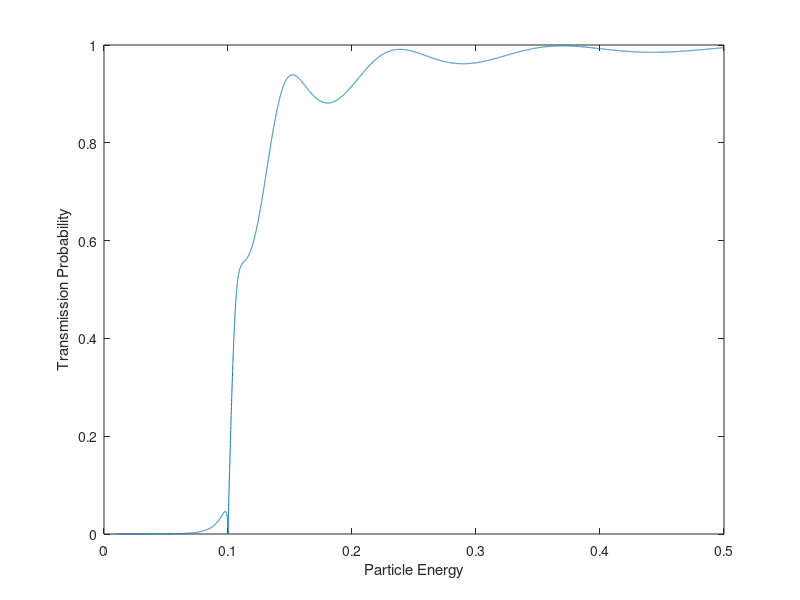

Source code (MATLAB):
clear
%Constants-----------------------------------------------------------------
h_bar = 1;
dx = 15;
%Particle------------------------------------------------------------------
E = linspace(0.01,0.5,15000);
m = 1;
%Barrier-------------------------------------------------------------------
Vx = [0,0.1,0];
%Matrix Formation and Calculation
for j = 1:length(E)
   for n = 1:length(Vx)
       k(n) = sqrt(2*m*(E(j)-Vx(n))/h_bar);
       if(n ~= 1)
          %D(n,:,:) = 0.5 * [(1 + k(n)/k(n-1)) (1 - k(n)/k(n-1));(1-k(n)\k(n-1)) (1+k(n)/k(n-1))];
          A = 0.5 * [(1 + k(n)/k(n-1)) (1 - k(n)/k(n-1));(1-k(n)\k(n-1)) (1+k(n)/k(n-1))];
          if(n~=length(Vx))
             %P(n,:,:) = [exp(-1i*k(n)*dx) 0; 0 exp(1i*k(n)*dx)];
             B = [exp(-1i*k(n)*dx) 0; 0 exp(1i*k(n)*dx)];
          end
          if(n == 2)
             Q = A * B;
          elseif(n==length(Vx))
             Q = Q * A;
          else
             Q = Q * A * B;
          end
       end
   end
   AP3 = 1/Q(1,1);
   AP1 = Q(2,1)*AP3;
   
   T(j) = abs(AP3)^2;
end
plot(E, T)
xlabel('Particle Energy')
ylabel('Transmission Probability')
